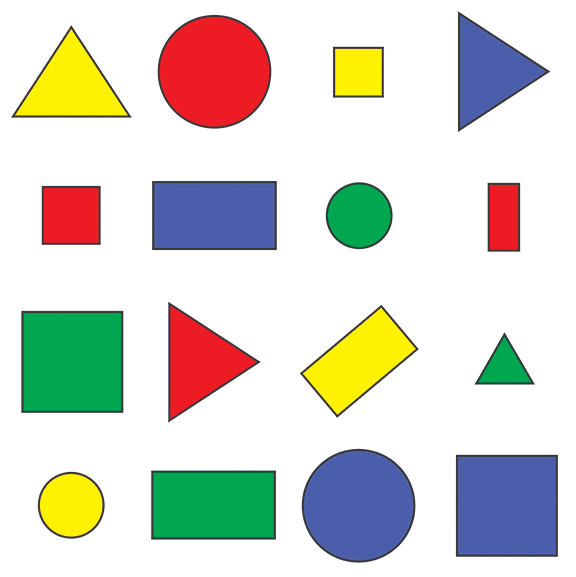
#> input picture shapes.png, 576 x 577 px
$ python chapter8.py
#> lines starting #> are read from the running program, lines starting #| are printed output that depends on the picture; after the words box and inside, x2 and y2 are one past the last pixel; in counts of white or black regions, pixels touching at a corner belong together
import cv2
import numpy as np
img = cv2.imread("shapes.png")
#> img is the input picture: shape (577, 576, 3); mean B, G, R 205.1, 214.3, 214.2
img_copy = img.copy()
def stackImages(scale,imgArray):
    rows = len(imgArray)
    cols = len(imgArray[0])
    rowsAvailable = isinstance(imgArray[0], list)
    width = imgArray[0][0].shape[1]
    height = imgArray[0][0].shape[0]
    if rowsAvailable:
        for x in range ( 0, rows):
            for y in range(0, cols):
                if imgArray[x][y].shape[:2] == imgArray[0][0].shape [:2]:
                    imgArray[x][y] = cv2.resize(imgArray[x][y], (0, 0), None, scale, scale)
                else:
                    imgArray[x][y] = cv2.resize(imgArray[x][y], (imgArray[0][0].shape[1], imgArray[0][0].shape[0]), None, scale, scale)
                if len(imgArray[x][y].shape) == 2: imgArray[x][y]= cv2.cvtColor( imgArray[x][y], cv2.COLOR_GRAY2BGR)
        imageBlank = np.zeros((height, width, 3), np.uint8)
        hor = [imageBlank]*rows
        hor_con = [imageBlank]*rows
        for x in range(0, rows):
            hor[x] = np.hstack(imgArray[x])
        ver = np.vstack(hor)
    else:
        for x in range(0, rows):
            if imgArray[x].shape[:2] == imgArray[0].shape[:2]:
                imgArray[x] = cv2.resize(imgArray[x], (0, 0), None, scale, scale)
            else:
                imgArray[x] = cv2.resize(imgArray[x], (imgArray[0].shape[1], imgArray[0].shape[0]), None,scale, scale)
            if len(imgArray[x].shape) == 2: imgArray[x] = cv2.cvtColor(imgArray[x], cv2.COLOR_GRAY2BGR)
        hor= np.hstack(imgArray)
        ver = hor
    return ver
def getContours(img):
    contors,hierarchy = cv2.findContours(img,cv2.RETR_EXTERNAL,cv2.CHAIN_APPROX_NONE)
    for cnt in contors:
        area = cv2.contourArea(cnt)
        print(area)
        if area>500:
            cv2.drawContours(img_copy, cnt, -1, (255, 0, 0), 3)
            peri = cv2.arcLength(cnt,True)
            print(peri)
            approx = cv2.approxPolyDP(cnt,.02*peri,True)
            objcor = len(approx)
            x,y,w,h = cv2.boundingRect(approx)
            if objcor == 3:objecttype="Tri"
            elif objcor == 4:
                ap = w/float(h)
                if ap > .95 and ap < 1.05:
                    objecttype = "Square"
                else:
                    objecttype = "Rect"
            elif objcor > 4:objecttype="Circle"
            else:objecttype = "none"
            cv2.rectangle(img_copy,(x,y),(x+w,y+h),(0,23,24),3)
            cv2.putText(img_copy,objecttype,(x+(w//2),y+(h//2)),cv2.FONT_HERSHEY_COMPLEX,.5,(0,0,0),1)


imgGray = cv2.cvtColor(img,cv2.COLOR_BGR2GRAY)
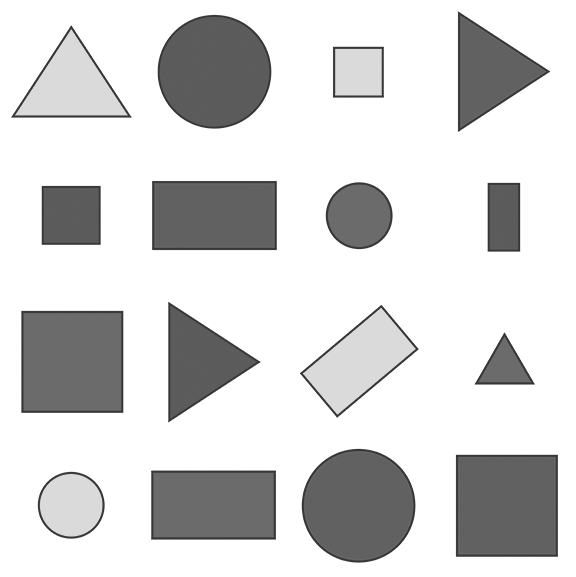
#> imgGray: shape (577, 576); min 54, max 255, mean 213.2
imgBlur = cv2.GaussianBlur(imgGray,(7,7),1)
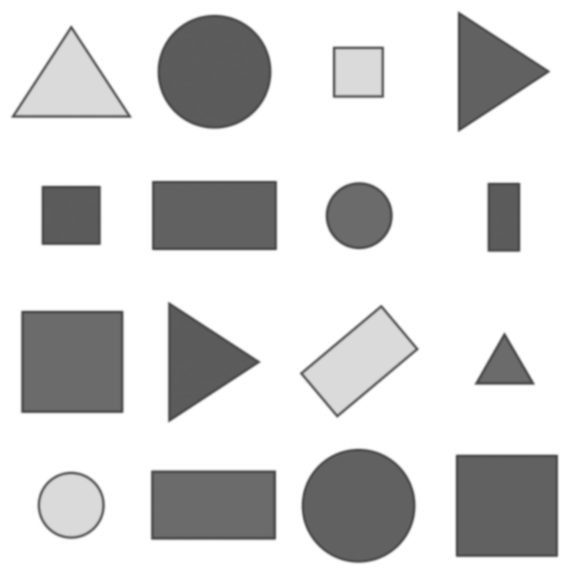
#> imgBlur: shape (577, 576); min 72, max 255, mean 213.2
imgcanny = cv2.Canny(imgBlur,50,50)
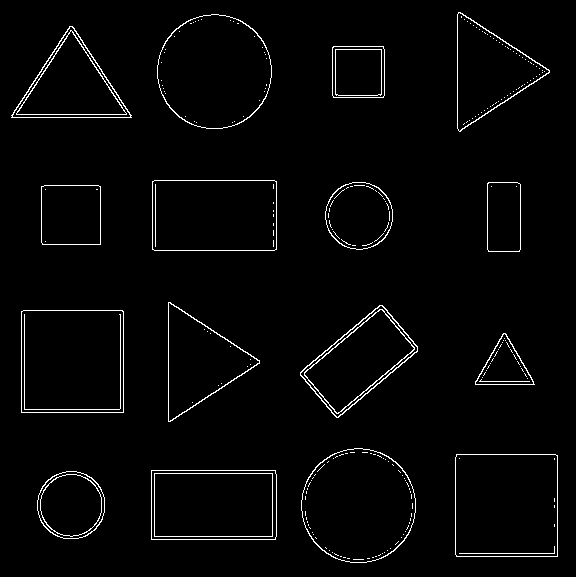
#> imgcanny: shape (577, 576); 2.4% white in thin lines or dots

getContours(imgcanny)
#> in getContours, `contors,hierarchy = cv2.findContours(img,cv2.RETR_EXTERNAL,cv2.CHAIN_A..`: contors = 16 contours; largest, box (x1, y1, x2, y2) and area: (21, 310, 124, 413) 10402, (455, 454, 558, 557) 10398, (301, 448, 416, 563) 10236, (157, 14, 272, 129) 10234, (152, 180, 277, 251) 8674
#> the loop in getContours, `for cnt in contors:` made 16 passes
#> (area, peri, approx, objcor, x, y, w, h) on passes 2, 3, 6, 7, 9, 10, 12: (8619, 386.8, [[151, 470], [151, 539], [275, 539], [275, 470]], 4, 151, 470, 125, 70), (10398.5, 406.2, [[456, 454], [456, 556], [557, 556], [557, 455]], 4, 456, 454, 102, 103), (10402, 406.8, [[21, 311], [21, 412], [123, 412], [122, 310]], 4, 21, 310, 103, 103), (6389, 338.5, [[382, 305], [300, 372], [336, 417], [417, 351]], 4, 300, 305, 118, 113), (3475.5, 234.2, [[41, 186], [42, 244], [100, 244], [100, 186]], 4, 41, 186, 60, 59), (2270.5, 201.1, [[488, 182], [487, 249], [519, 251], [520, 184]], 4, 487, 182, 34, 70), (8674, 385.7, [[152, 181], [152, 249], [276, 249], [276, 181]], 4, 152, 181, 125, 69)
#> (area, peri, approx, objcor, x, y, w, h) on passes 5, 8, 14, 16: (1612.5, 186.6, [[503, 333], [475, 384], [534, 384]], 3, 475, 333, 60, 52), (5629, 352, [[168, 302], [170, 421], [259, 360]], 3, 168, 302, 92, 120), (5690.5, 355.1, [[11, 115], [131, 117], [72, 26]], 3, 11, 26, 121, 92), (5712, 351.7, [[458, 12], [460, 131], [549, 70]], 3, 458, 12, 92, 120)
#> (printed output is left out)
#> after the loop in getContours, `for cnt in contors:`:
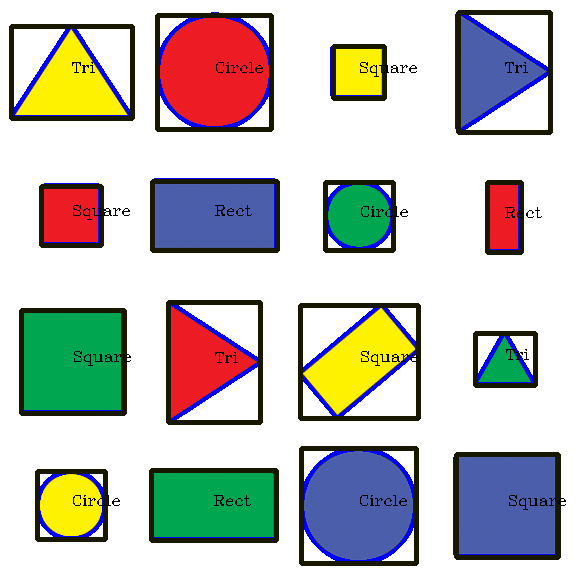
#> img_copy: shape (577, 576, 3); 11.67% of pixels changed, all inside (x1, y1, x2, y2) = (9, 10, 566, 566)
imgStack =stackImages(0.6,([img_copy,imgGray],[imgcanny,imgBlur]))
#> after the loop in stackImages, `for x in range(0, rows):`: hor = 2 items
#> in stackImages, `ver = np.vstack(hor)`:
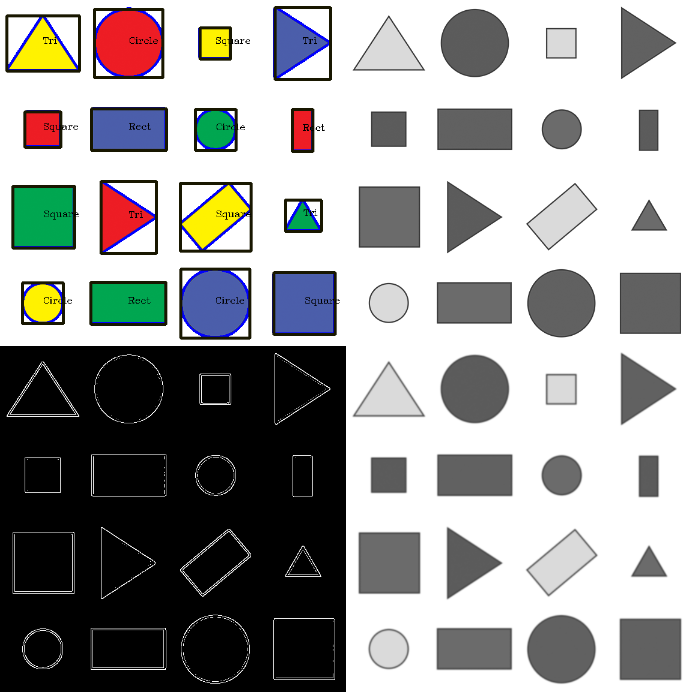
#> ver: shape (692, 692, 3); mean of channels 0, 1, 2 155.4, 156.4, 156.4; drawn as B, G, R
# cv2.imshow("Gray",gray)
# cv2.imshow("Blur",blur)
cv2.imshow("Stack",imgStack)
cv2.waitKey(0)

$ run again, with cards.jpg saved as shapes.png
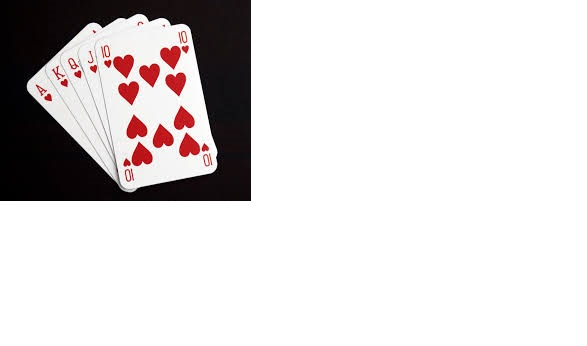
#> input picture cards.jpg, 587 x 346 px
#> img is the input picture: shape (346, 587, 3); mean B, G, R 215.5, 215.3, 218.9
#> `imgcanny = cv2.Canny(imgBlur,50,50)`:
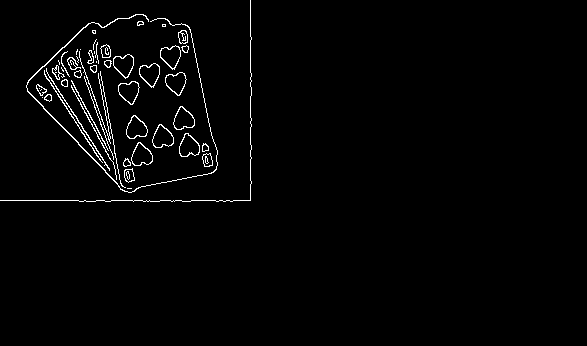
#> imgcanny: shape (346, 587); 1.8% white in thin lines or dots, all inside (x1, y1, x2, y2) = (0, 0, 252, 202)
#> contors = 50 contours, 20 with area under 20; largest, box (x1, y1, x2, y2) and area: (131, 142, 153, 166) 335, (152, 124, 174, 148) 335, (179, 133, 200, 157) 332, (126, 115, 148, 139) 332, (173, 106, 195, 130) 331
#> the loop in getContours, `for cnt in contors:` made 50 passes
#> area on passes 2 to 9: 104.5, 39.5, 102.5, 37.5, 335, 331.5, 335, 331.5
#> (printed output is left out)
#> after the loop in stackImages, `for x in range(0, rows):`: hor = 2 items
#> in stackImages, `ver = np.vstack(hor)`:
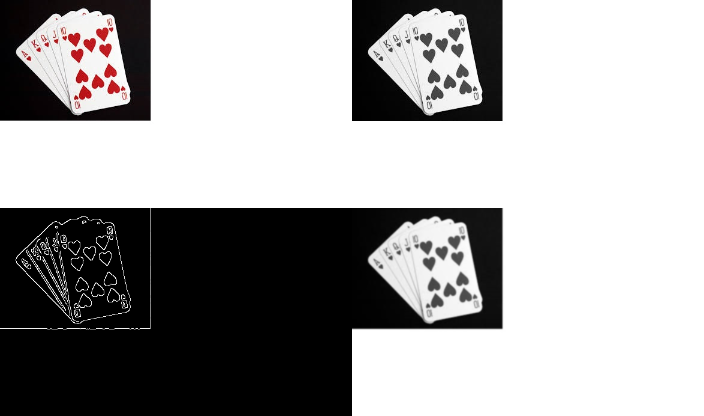
#> ver: shape (416, 704, 3); mean of channels 0, 1, 2 163.2, 163.1, 164.1; drawn as B, G, R
